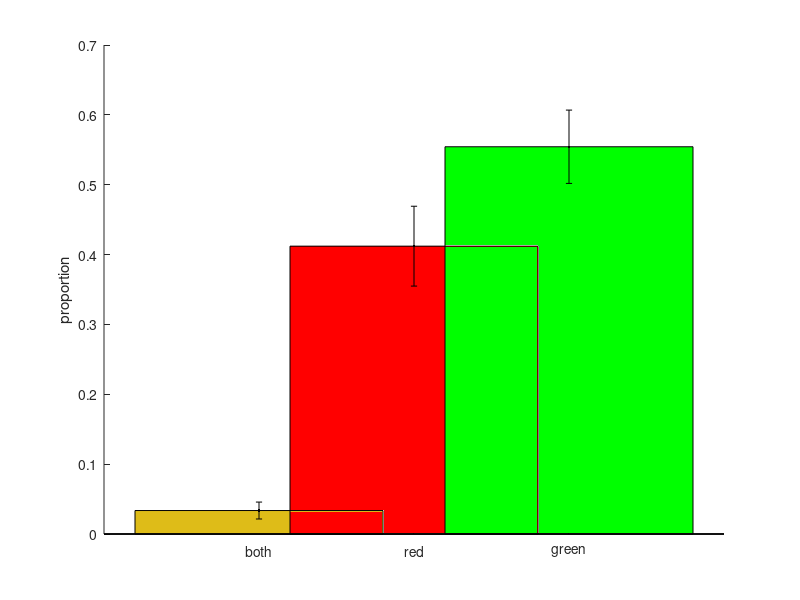

This chart was generated by the following MATLAB code: (Note: this script raises an error after producing the figure.)
function overlapping_cell_counts()
  values = [1 8 14;...
            1 25 24;...
            1 16 25;...
            18 223 309;...
            24 213 263];
  totals = sum(values, 2);
  for i=1:size(values, 1)
    values(i,:) = values(i,:) ./ totals(i);
  end
  f = figure();
  hold on;
  bar(1, mean(values(:,1)), 'facecolor', [222 188 24]./255);
  bar(2, mean(values(:,2)), 'facecolor', [1 0 0]);
  bar(3, mean(values(:,3)), 'facecolor', [0 1 0]);
  errorbar(1:3, mean(values, 1), std(values, [], 1), 'k.')
  xticks(1:3)
  xticklabels({'both', 'red', 'green'});
  ylabel('proportion');
  f.PaperUnits = 'inches';
  f.PaperPosition = [0 0 4 3];
  saveas(f, '/Users/wgillis/Dropbox (HMS)/lab-datta/projects/dls-function/paper/figs/overlapping-cell-count', 'epsc');
  savefig(f, '/Users/wgillis/Dropbox (HMS)/lab-datta/projects/dls-function/paper/figs/overlapping-cell-count');
  print(f, '/Users/wgillis/Dropbox (HMS)/lab-datta/projects/dls-function/paper/figs/overlapping-cell-count', '-r300', '-dtiff');
end % function
